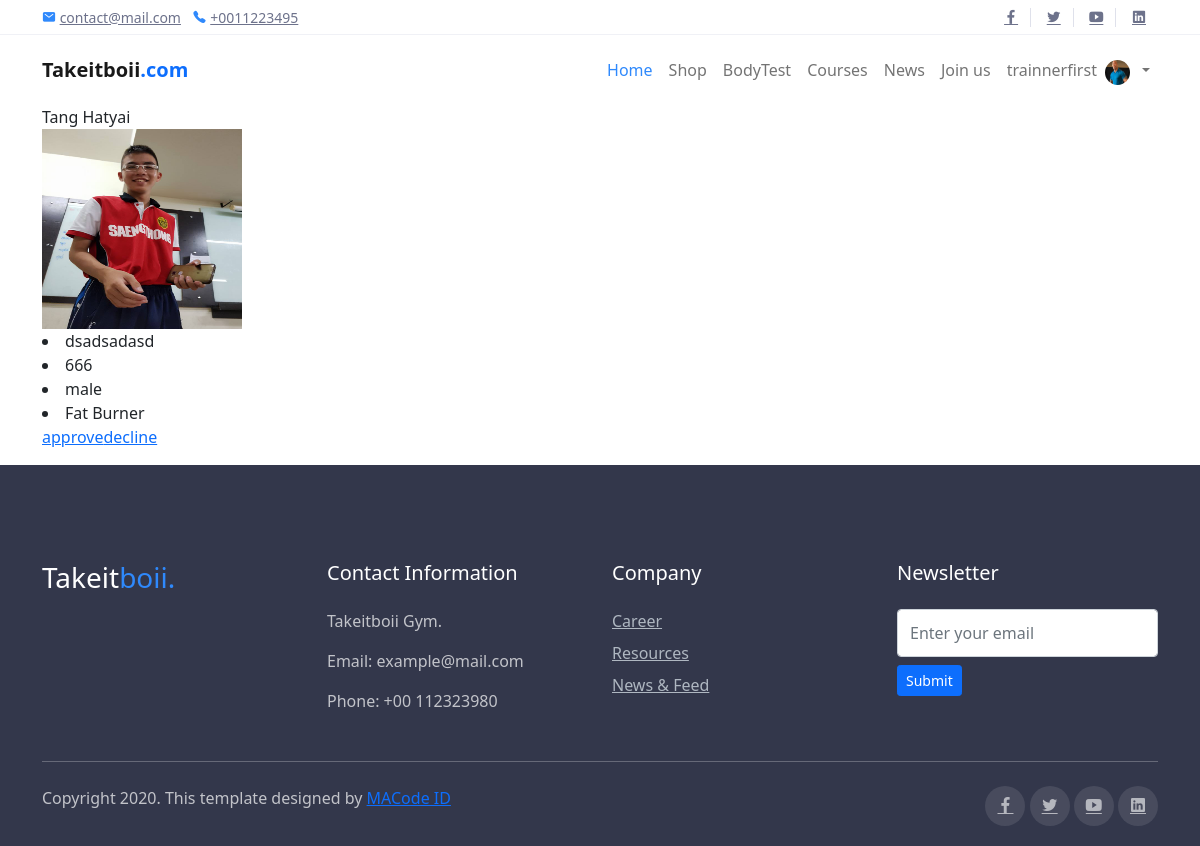
The page /administrator/job/12 (signed in) on the database its author committed.
### Trainer/models.py (models this page shows, shortened)
class Trainer(models.Model):
    user = models.OneToOneField(User, on_delete=models.CASCADE, blank=True)
    age = models.PositiveIntegerField(default=0)
    gender = models.CharField(max_length=20)
    bio = models.CharField(max_length=250, null=True)
    specialist = models.CharField(max_length=100)
    tel = models.CharField(max_length=10, null=True)
    approve = models.BooleanField(default=False)
    profile_pic = models.ImageField(null=True, blank=True, default="trainer_default_pic.jpg")
    videocall_link = models.CharField(max_length=200,null=True, blank=True)

### administrator/views.py (the view)
# urls.py: path("job/<int:id>",views.applicant_info,name="applicant_info"),
def applicant_info(request,id):
    select_user = Trainer.objects.filter(id=id)
    return render(request, 'administrator/applicant_info.html', {'select_user': select_user})

### administrator/templates/administrator/applicant_info.html
{% extends "home/layout.html" %}
{% load static %}
{% block body %}
    <div class="container">
        <table class="table">
    {% for mem in select_user %}
        <div>{{ mem.user.first_name }} {{mem.user.last_name}} </div>
        <img class='profile-pic' src='{{mem.profile_pic.url}}' width="200" height="200">
        <li>{{mem.bio}}</li>
        <li>{{mem.tel}}</li>
        <li>{{mem.gender}}</li>
        <li>{{mem.specialist}}</li>
        <a href="{% url 'administrator:approve'  mem.id %}">approve</a>
        <a href="{% url 'administrator:decline'  mem.id %}">decline</a>
    {% endfor %}
     </table>
    </div>
{% endblock %}

### home/templates/home/layout.html (shortened to what this page needs)
<!DOCTYPE html>
<html>
{% load static %}
<head>
  <link rel="stylesheet" href="{% static 'assets/css/bootstrap.css' %}">
  <link rel="stylesheet" href="{% static 'assets/css/maicons.css' %}">
  <link rel="stylesheet" href="{% static 'assets/vendor/animate/animate.css' %}">
  <link rel="stylesheet" href="{% static 'assets/vendor/owl-carousel/css/owl.carousel.css' %}">
  <link rel="stylesheet" href="{% static 'assets/vendor/fancybox/css/jquery.fancybox.css' %}">
  <link rel="stylesheet" href="{% static 'assets/css/theme.css' %}">
  <link href="https://cdn.jsdelivr.net/npm/bootstrap@5.1.3/dist/css/bootstrap.min.css" rel="stylesheet"
>
</head>
<body>
  <header>
    <div class="top-bar">
      <div class="container">
        <div class="row align-items-center">
          <div class="col-md-8">
            <div class="d-inline-block">
              <span class="mai-mail fg-primary"></span> <a href="mailto:contact@mail.com">contact@mail.com</a>
            </div>
            <div class="d-inline-block ml-2">
              <span class="mai-call fg-primary"></span> <a href="tel:+0011223495">+0011223495</a>
            </div>
          </div>
          <div class="col-md-4 text-right d-none d-md-block">
            <div class="social-mini-button">
              <a href="#"><span class="mai-logo-facebook-f"></span></a>
              <a href="#"><span class="mai-logo-twitter"></span></a>
              <a href="#"><span class="mai-logo-youtube"></span></a>
              <a href="#"><span class="mai-logo-linkedin"></span></a>
            </div>
          </div>
        </div>
      </div>
    </div>
    <nav class="navbar navbar-expand-lg navbar-light">
      <div class="container">
        <a href="{% url 'home:index' %}" class="navbar-brand">Takeitboii<span class="text-primary">.com</span></a>
        <div class="navbar-collapse collapse" id="navbarContent">
          <ul class="navbar-nav ml-auto pt-3 pt-lg-0">
            <li class="nav-item active">
              <a href="{% url 'home:index' %}" class="nav-link">Home</a>
            </li>
            <li class="nav-item">
              <a href="userprofile.html" class="nav-link">Shop</a>
            </li>
            <li class="nav-item">
              <a href="{% url 'feature:bdTest' %}" class="nav-link">BodyTest</a>
            </li>
            <li class="nav-item">
              <a href="{% url 'Courses:course_list' %}" class="nav-link">Courses</a>
            </li>
            <li class="nav-item">
              <a href="{% url 'News:news-list' %}" class="nav-link">News</a>
            </li>
            <li class="nav-item">
              <a href="{% url 'Trainer:apply' %}" class="nav-link">Join us</a>
            </li>
            {%if request.user.is_authenticated %}
            <li class="nav-item">
              <a href="#" class="nav-link"> {{request.user.username}}</a>
            </li>
            {% if request.user.customer %}
            {% if request.user.customer.profile_pic %}
            <img class='profile-pic-home' src="{% static request.user.customer.profile_pic.url %}">
            {% else %}
            <img class='profile-pic-home' src="{% static 'images/user_default_pic.jfif' %}">
            {% endif %}
            {%else%}
            {% if request.user.trainer.profile_pic %}
            <img class='profile-pic-home' src='{% static request.user.trainer.profile_pic.url %}'>
            {% else %}
            <img class='profile-pic-home' src="{% static 'images/trainer_default_pic.jpg' %}">
            {% endif %}
            {% endif %}
            <li class="nav-item">
            <li class="nav-item dropdown">
              <a class="nav-link dropdown-toggle" href="#" id="navbarDropdown" role="button" data-bs-toggle="dropdown"
                aria-expanded="false">
              </a>
                {% if request.user.is_superuser %}
                <li><a class="dropdown-item" href="{% url 'administrator:profile' %}">profile</a></li>
                <li><a class="dropdown-item" href="{% url 'Users:logout' %}">Log out</a></li>
                {% else %}
            </li>
            {% endif %}
            {% endif %}
          </ul>
        </div>
      </div>
    </nav>
    {% block body %}
    {% endblock %}
    <footer class="page-footer">
      <div class="container">
        <div class="row">
          <div class="col-lg-3 py-3">
            <h3>Takeit<span class="fg-primary">boii.</span></h3>
          </div>
          <div class="col-lg-3 py-3">
            <h5>Contact Information</h5>
            <p>Takeitboii Gym.</p>
            <p>Email: example@mail.com</p>
            <p>Phone: +00 112323980</p>
          </div>
          <div class="col-lg-3 py-3">
            <h5>Company</h5>
            <ul class="footer-menu">
              <li><a href="#">Career</a></li>
              <li><a href="#">Resources</a></li>
              <li><a href="#">News & Feed</a></li>
            </ul>
          </div>
          <div class="col-lg-3 py-3">
            <h5>Newsletter</h5>
            <form action="#">
              <input type="text" class="form-control" placeholder="Enter your email">
              <button type="submit" class="btn btn-primary btn-sm mt-2">Submit</button>
            </form>
          </div>
        </div>
        <hr>
        <div class="row mt-4">
          <div class="col-md-6">
            <p>Copyright 2020. This template designed by <a href="https://macodeid.com">MACode ID</a></p>
          </div>
          <div class="col-md-6 text-right">
            <div class="sosmed-button">
              <a href="#"><span class="mai-logo-facebook-f"></span></a>
              <a href="#"><span class="mai-logo-twitter"></span></a>
              <a href="#"><span class="mai-logo-youtube"></span></a>
              <a href="#"><span class="mai-logo-linkedin"></span></a>
            </div>
          </div>
        </div>
      </div>
    </footer>
</body>
</html>

### static/assets/css/theme.css (style rules this page uses)
body { font-family: "Open Sans", sans-serif; font-weight: 400; line-height: 1.65; color: #2d2f38; }
a { color: #4B74FE; text-decoration: none; background-color: transparent; }
h1, .h1, h2, .h2, h3, .h3, h4, .h4, h5, .h5, h6, .h6 { line-height: 1.3; }
.fg-primary { color: #2F89FC !important; }
.btn { padding: 10px 28px; -webkit-transition: all 0.2s ease; transition: all 0.2s ease; }
.btn-primary { color: #fff; background-color: #2F89FC; border-color: #2F89FC; }
.navbar { min-height: 70px; }
.navbar-brand { font-weight: 600; padding-top: 10px; padding-bottom: 10px; }
.navbar-nav { margin-top: 10px; border-top: 1px solid #e4e7ee; -ms-flex-negative: 0; flex-shrink: 0; }
.navbar-nav .nav-link { -webkit-transition: all .2s ease; transition: all .2s ease; }
.navbar-light .navbar-nav .nav-link { color: rgba(109, 114, 139, 0.75); }
.navbar-light .navbar-nav .show > .nav-link, .navbar-light .navbar-nav .active > .nav-link, .navbar-light .navbar-nav .nav-link.show, .navbar-light .navbar-nav .nav-link.active { color: #2F89FC; }
@media (min-width: 992px) { .navbar-expand-lg .navbar-nav { margin-top: 0; border-top: none; } }
@media (min-width: 992px) { .navbar-expand-lg .navbar-nav .nav-link { padding-right: 1rem; padding-left: 1rem; } }
@media (min-width: 992px) { .navbar-expand-lg .navbar-nav { -webkit-box-align: center; -ms-flex-align: center; align-items: center; } }
.form-control { padding: 8px 15px; height: calc(1.5em + 1.375rem + 2px); border-color: #dee1e6; }
.top-bar { display: block; height: 35px; border-bottom: 1px solid #f0f1f6; font-size: 14px; }
.top-bar .container, .top-bar .row { height: 100%; }
.top-bar a { color: #6D728B; }
.social-mini-button a { padding-left: 12px; padding-right: 12px; }
.social-mini-button a:not(:last-child) { border-right: 1px solid #dfe1eb; }
.page-footer { position: relative; display: block; padding-top: 80px; padding-bottom: 20px; background-color: #33374B; color: #fff; }
.page-footer hr { border-color: #464B61; }
.page-footer h5 { margin-bottom: 24px; }
.page-footer p { color: rgba(255, 255, 255, 0.7); }
.footer-menu { position: relative; padding-left: 0; list-style: none; }
.footer-menu li { margin-bottom: 8px; }
.footer-menu a { color: #AFB7C1; }
.sosmed-button a { display: inline-block; width: 40px; height: 40px; line-height: 40px; text-align: center; border-radius: 50%; background-color: rgba(255, 255, 255, 0.1); color: rgba(255, 255, 255, 0.6); outline: none !important; }

### home/templates/home/layout.html (style rules this page uses)
.profile-pic-home { margin-top: 5px; width: 25px; height: 25px; overflow: hidden; -webkit-border-radius: 50%; -moz-border-radius: 50%; -ms-border-radius: 50%; -o-border-radius: 50%; border-radius: 50%; }

### rows shown on the page
Trainer: user.first_name "Tang", user.last_name "Hatyai", profile_pic (picture), bio "dsadsadasd", tel "666", gender "male", specialist "Fat Burner"

### other values the page prints
{{ request.user.username }} "trainnerfirst"
